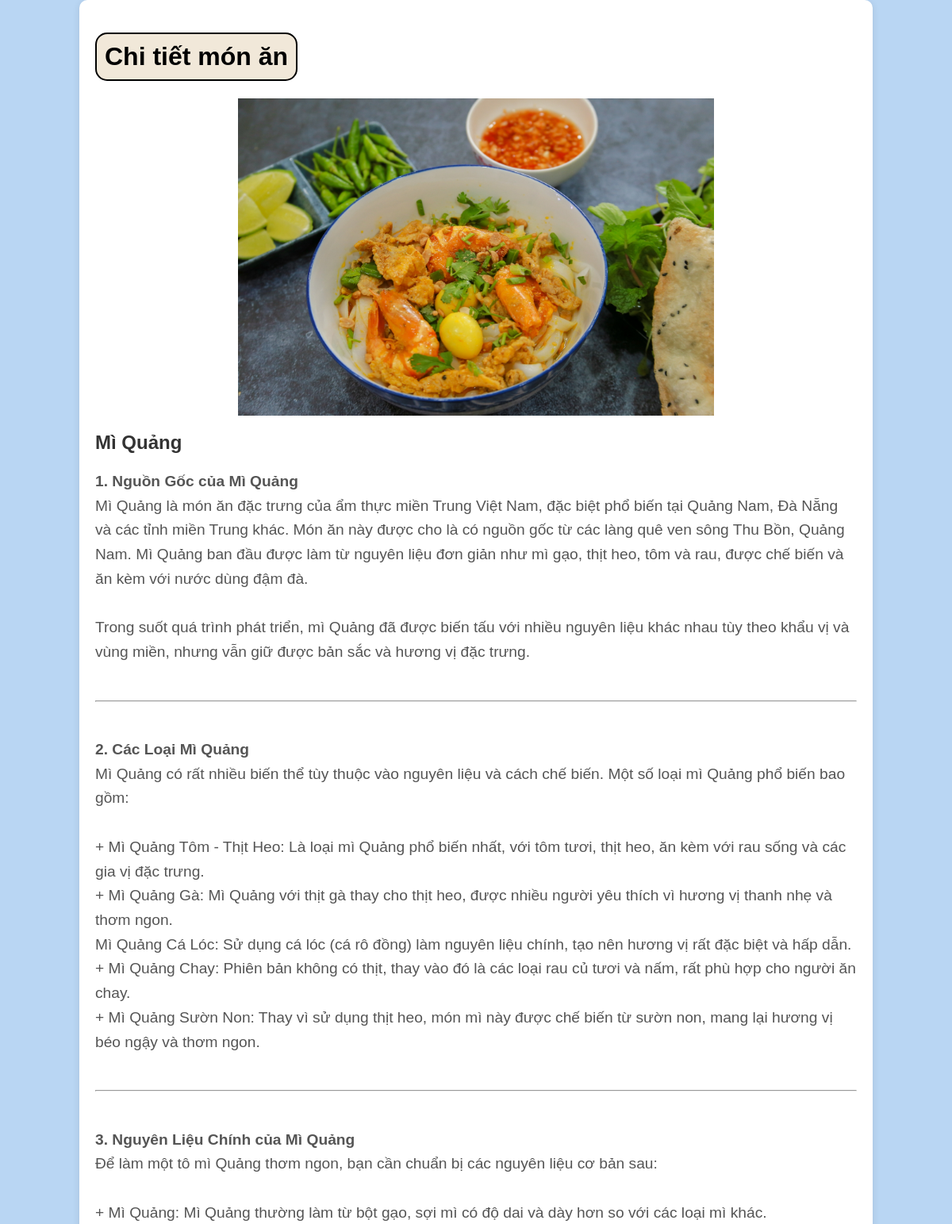
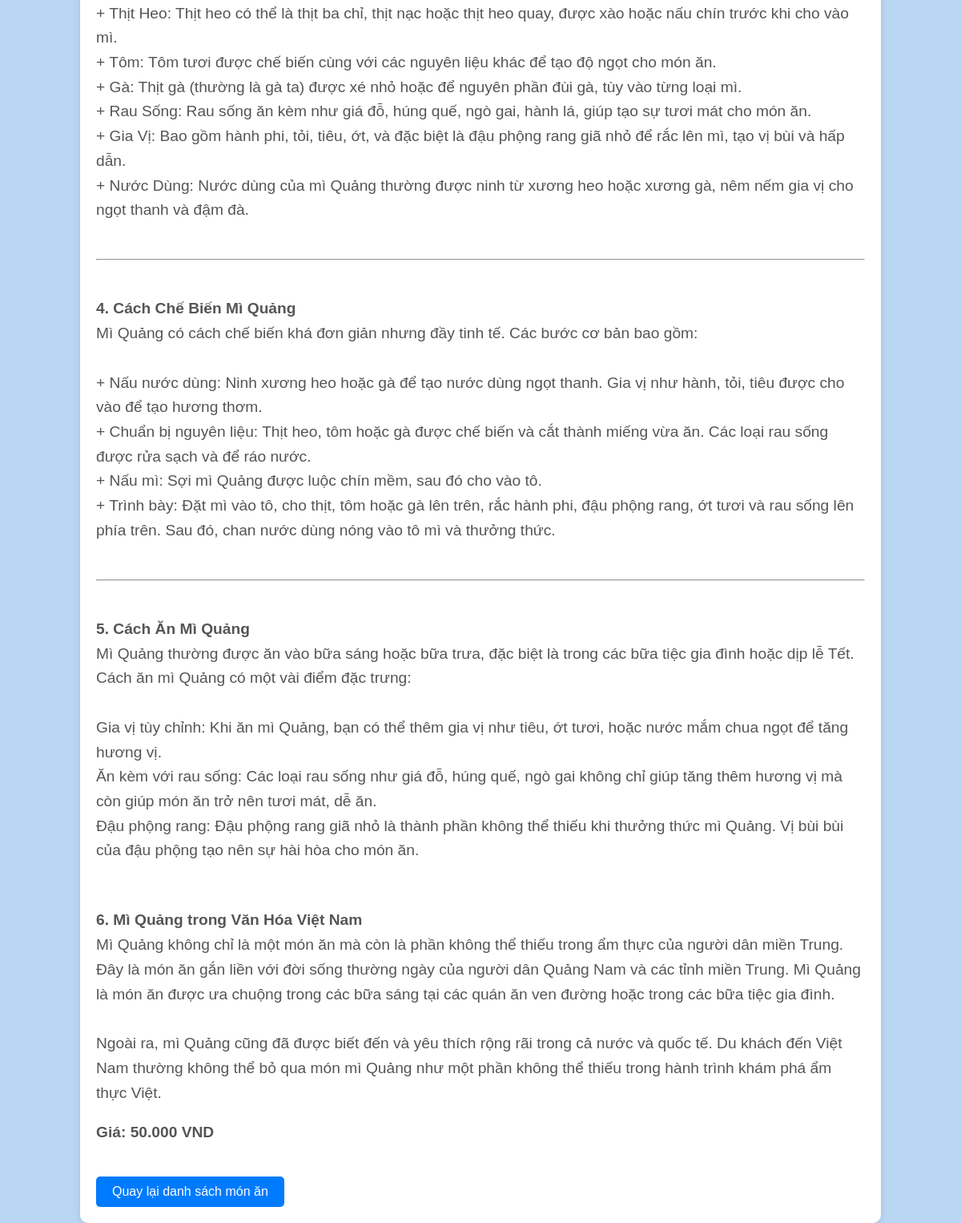
Screenshot of /backend/dishesdetail.php?id=9 with the database file from the repository (2 pictures, top to bottom).
### tables this page shows
CREATE TABLE `dishes` (
  `id` int(20) NOT NULL,
  `name` varchar(255) NOT NULL,
  `category` varchar(255) NOT NULL,
  `image` varchar(255) NOT NULL,
  `description` text NOT NULL,
  `price` int(20) NOT NULL
);

### backend/dishesdetail.php (the view, shortened to what this page needs)
<?php
include 'config.php';
$id = isset($_GET['id']) ? $_GET['id'] : 0;
if ($id > 0) {
    $sql = "SELECT * FROM dishes WHERE id = $id";
    $result = $conn->query($sql);
    if ($result->num_rows > 0) {
        $d = $result->fetch_assoc();
    } else {
        echo "Không tìm thấy món ăn!";
        exit;
    }
} else {
    echo "ID không hợp lệ!";
    exit;
}
?>
<!DOCTYPE html>
<html lang="vi">
<head>
</head>
<body>
    <div class="container">
        <h1>Chi tiết món ăn</h1>
        <img src="<?php echo $d['image'];; ?>" alt="<?php echo $d['name']; ?>" class="dish-image">
        <div class="dish-details">
            <h2><?php echo $d['name']; ?></h2>
            <p><?php echo nl2br($d['description']); ?></p>
            <p><strong>Giá:</strong> <b><?php echo number_format($d['price'], 0, ',', '.') . ' VND'; ?></b></p>
        </div>
        <a href="index.php" class="btnBack">Quay lại danh sách món ăn</a>
    </div>
</body>
</html>

### backend/dishesdetail.php (style rules this page uses)
body { font-family: Arial, sans-serif; background-color: #B9D6F3; margin: 0; padding: 0; }
.container { width: 80%; margin: 0 auto; padding: 20px; background-color: white; border-radius: 10px; box-shadow: 0 2px 10px rgba(0, 0, 0, 0.1); }
.container h1 { background-color: #F1E8D9; border: 2px solid #000; border-radius: 15px; padding: 10px; width: fit-content; font-family: Arial, sans-serif; }
.dish-image { display: block; margin: 0 auto; max-width: 100%; height: 400px; }
.dish-details { margin-top: 20px; }
.dish-details h2 { color: #333; }
.dish-details p { font-size: 1.2em; line-height: 1.6; color: #555; }
.btnBack { display: inline-block; padding: 10px 20px; background-color: #007bff; color: white; text-decoration: none; border-radius: 5px; margin-top: 20px; }

### rows the page displays
dishes: image (picture), name "Mì Quảng", description "1. Nguồn Gốc của Mì Quảng Mì Quảng là món ăn đặc trưng của ẩm thực miền Trung Việt Nam, đặc biệt phổ biến tại Quảng Nam, Đà Nẵng và các tỉnh miền Trung khác. Món ăn này được cho là có nguồn gốc từ các làng quê ven sông Thu Bồn, Quảng Nam. Mì Quảng ban đầu được làm từ nguyên liệu đơn giản như mì gạo, thịt heo, tôm và rau, được chế biến và ăn kèm với nước dùng đậm đà. Trong suốt quá trình phát triển, mì Quảng đã được biến tấu với nhiều nguyên liệu khác nhau tùy theo khẩu vị và vùng miền, nhưng vẫn giữ được bản sắc và hương vị đặc trưng. 2. Các Loại Mì Quảng Mì Quảng có rất nhiều biến thể tùy thuộc vào nguyên liệu và cách chế biến. Một số loại mì Quảng phổ biến bao gồm: + Mì Quảng Tôm - Thịt…", price "50.000"
